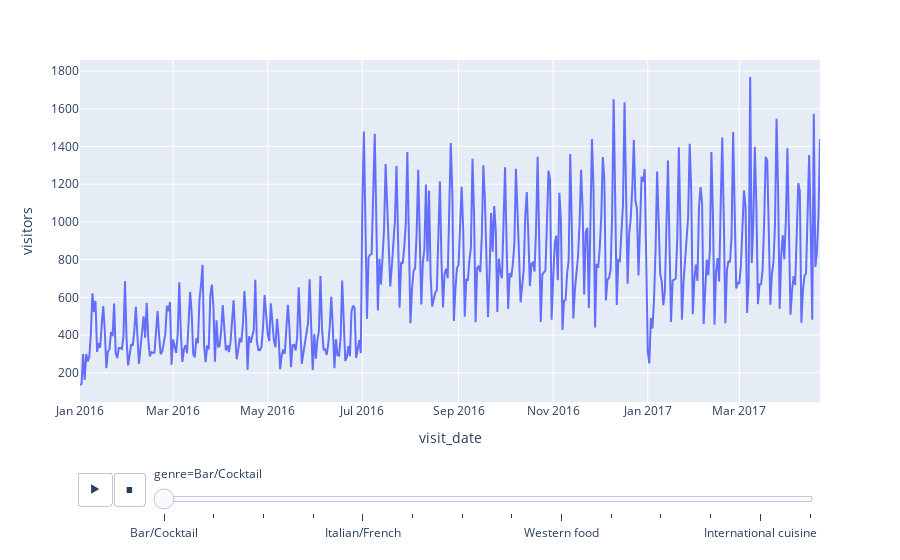

Notebook source saved alongside this figure:
### Code cell
df.groupby(['visit_date', 'genre'])[['visitors']].sum().reset_index().plot(x='visit_date', y='visitors', animation_frame='genre')

### Figure 1 — Plotly figure (JSON) as saved in the notebook; plotly's stock layout.template omitted (floating-point values rounded to 4 significant figures; data arrays with more than 128 entries replaced by an {"elided": "..."} marker saying what was removed)
{"data": [{"hovertemplate": "genre=Bar/Cocktail<br>visit_date=%{x}<br>visitors=%{y}<extra></extra>", "legendgroup": "", "line": {"color": "#636efa", "dash": "solid"}, "mode": "lines", "name": "", "orientation": "v", "showlegend": false, "type": "scatter", "x": {"elided": "478 str values"}, "xaxis": "x", "y": {"elided": "478 int values"}, "yaxis": "y"}], "layout": {"legend": {"tracegroupgap": 0}, "margin": {"t": 60}, "sliders": [{"active": 0, "currentvalue": {"prefix": "genre="}, "len": 0.9, "pad": {"b": 10, "t": 60}, "steps": [{"args": [["Bar/Cocktail"], {"frame": {"duration": 0, "redraw": false}, "fromcurrent": true, "mode": "immediate", "transition": {"duration": 0, "easing": "linear"}}], "label": "Bar/Cocktail", "method": "animate"}, {"args": [["Cafe/Sweets"], {"frame": {"duration": 0, "redraw": false}, "fromcurrent": true, "mode": "immediate", "transition": {"duration": 0, "easing": "linear"}}], "label": "Cafe/Sweets", "method": "animate"}, {"args": [["Creative cuisine"], {"frame": {"duration": 0, "redraw": false}, "fromcurrent": true, "mode": "immediate", "transition": {"duration": 0, "easing": "linear"}}], "label": "Creative cuisine", "method": "animate"}, {"args": [["Dining bar"], {"frame": {"duration": 0, "redraw": false}, "fromcurrent": true, "mode": "immediate", "transition": {"duration": 0, "easing": "linear"}}], "label": "Dining bar", "method": "animate"}, {"args": [["Italian/French"], {"frame": {"duration": 0, "redraw": false}, "fromcurrent": true, "mode": "immediate", "transition": {"duration": 0, "easing": "linear"}}], "label": "Italian/French", "method": "animate"}, {"args": [["Izakaya"], {"frame": {"duration": 0, "redraw": false}, "fromcurrent": true, "mode": "immediate", "transition": {"duration": 0, "easing": "linear"}}], "label": "Izakaya", "method": "animate"}, {"args": [["Japanese food"], {"frame": {"duration": 0, "redraw": false}, "fromcurrent": true, "mode": "immediate", "transition": {"duration": 0, "easing": "linear"}}], "label": "Japanese food", "method": "animate"}, {"args": [["Other"], {"frame": {"duration": 0, "redraw": false}, "fromcurrent": true, "mode": "immediate", "transition": {"duration": 0, "easing": "linear"}}], "label": "Other", "method": "animate"}, {"args": [["Western food"], {"frame": {"duration": 0, "redraw": false}, "fromcurrent": true, "mode": "immediate", "transition": {"duration": 0, "easing": "linear"}}], "label": "Western food", "method": "animate"}, {"args": [["Okonomiyaki/Monja/Teppanyaki"], {"frame": {"duration": 0, "redraw": false}, "fromcurrent": true, "mode": "immediate", "transition": {"duration": 0, "easing": "linear"}}], "label": "Okonomiyaki/Monja/Teppanyaki", "method": "animate"}, {"args": [["Yakiniku/Korean food"], {"frame": {"duration": 0, "redraw": false}, "fromcurrent": true, "mode": "immediate", "transition": {"duration": 0, "easing": "linear"}}], "label": "Yakiniku/Korean food", "method": "animate"}, {"args": [["Asian"], {"frame": {"duration": 0, "redraw": false}, "fromcurrent": true, "mode": "immediate", "transition": {"duration": 0, "easing": "linear"}}], "label": "Asian", "method": "animate"}, {"args": [["International cuisine"], {"frame": {"duration": 0, "redraw": false}, "fromcurrent": true, "mode": "immediate", "transition": {"duration": 0, "easing": "linear"}}], "label": "International cuisine", "method": "animate"}, {"args": [["Karaoke/Party"], {"frame": {"duration": 0, "redraw": false}, "fromcurrent": true, "mode": "immediate", "transition": {"duration": 0, "easing": "linear"}}], "label": "Karaoke/Party", "method": "animate"}], "x": 0.1, "xanchor": "left", "y": 0, "yanchor": "top"}], "updatemenus": [{"buttons": [{"args": [null, {"frame": {"duration": 500, "redraw": false}, "fromcurrent": true, "mode": "immediate", "transition": {"duration": 500, "easing": "linear"}}], "label": "&#9654;", "method": "animate"}, {"args": [[null], {"frame": {"duration": 0, "redraw": false}, "fromcurrent": true, "mode": "immediate", "transition": {"duration": 0, "easing": "linear"}}], "label": "&#9724;", "method": "animate"}], "direction": "left", "pad": {"r": 10, "t": 70}, "showactive": false, "type": "buttons", "x": 0.1, "xanchor": "right", "y": 0, "yanchor": "top"}], "xaxis": {"anchor": "y", "domain": [0, 1], "title": {"text": "visit_date"}}, "yaxis": {"anchor": "x", "domain": [0, 1], "title": {"text": "visitors"}}}}
